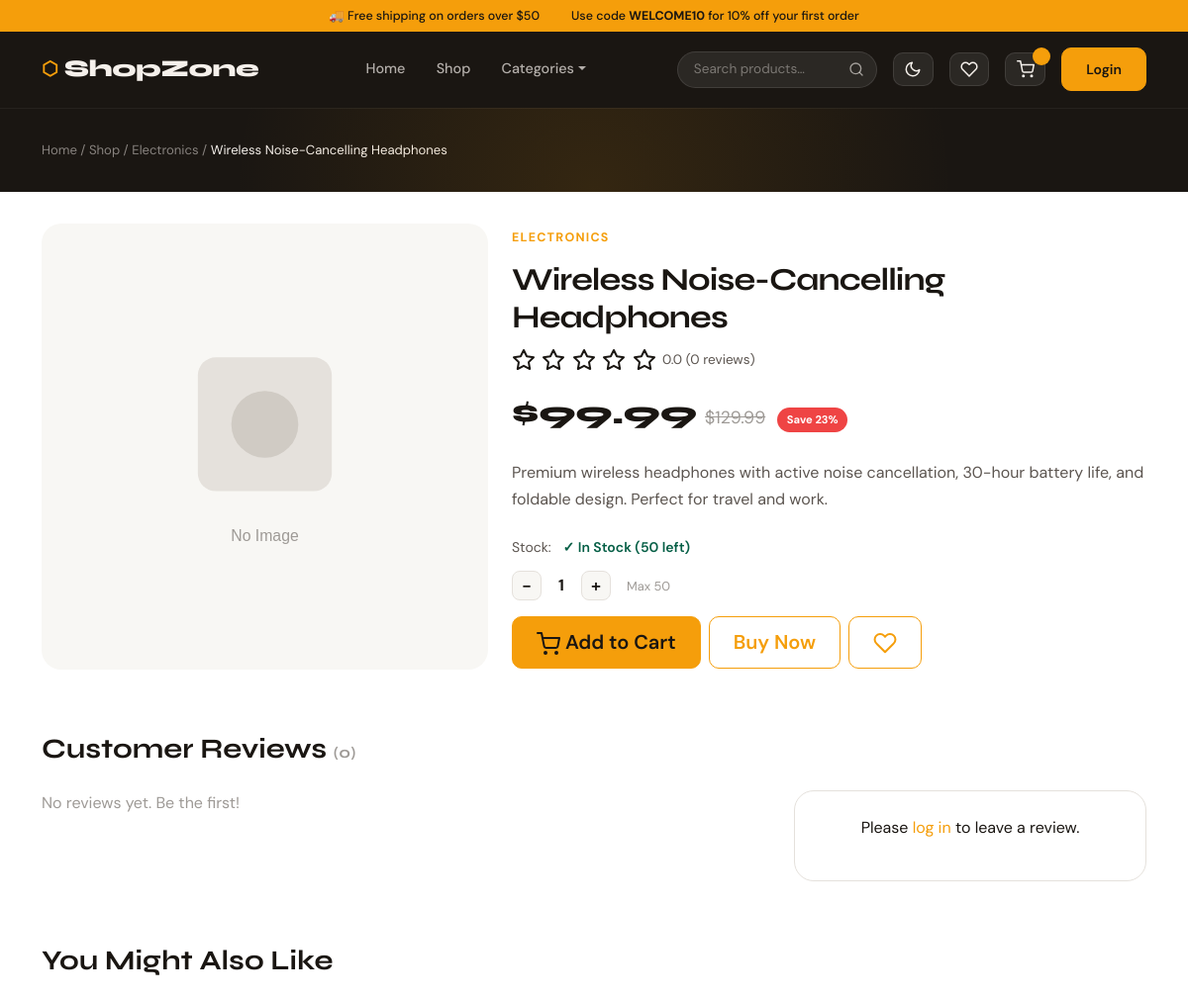
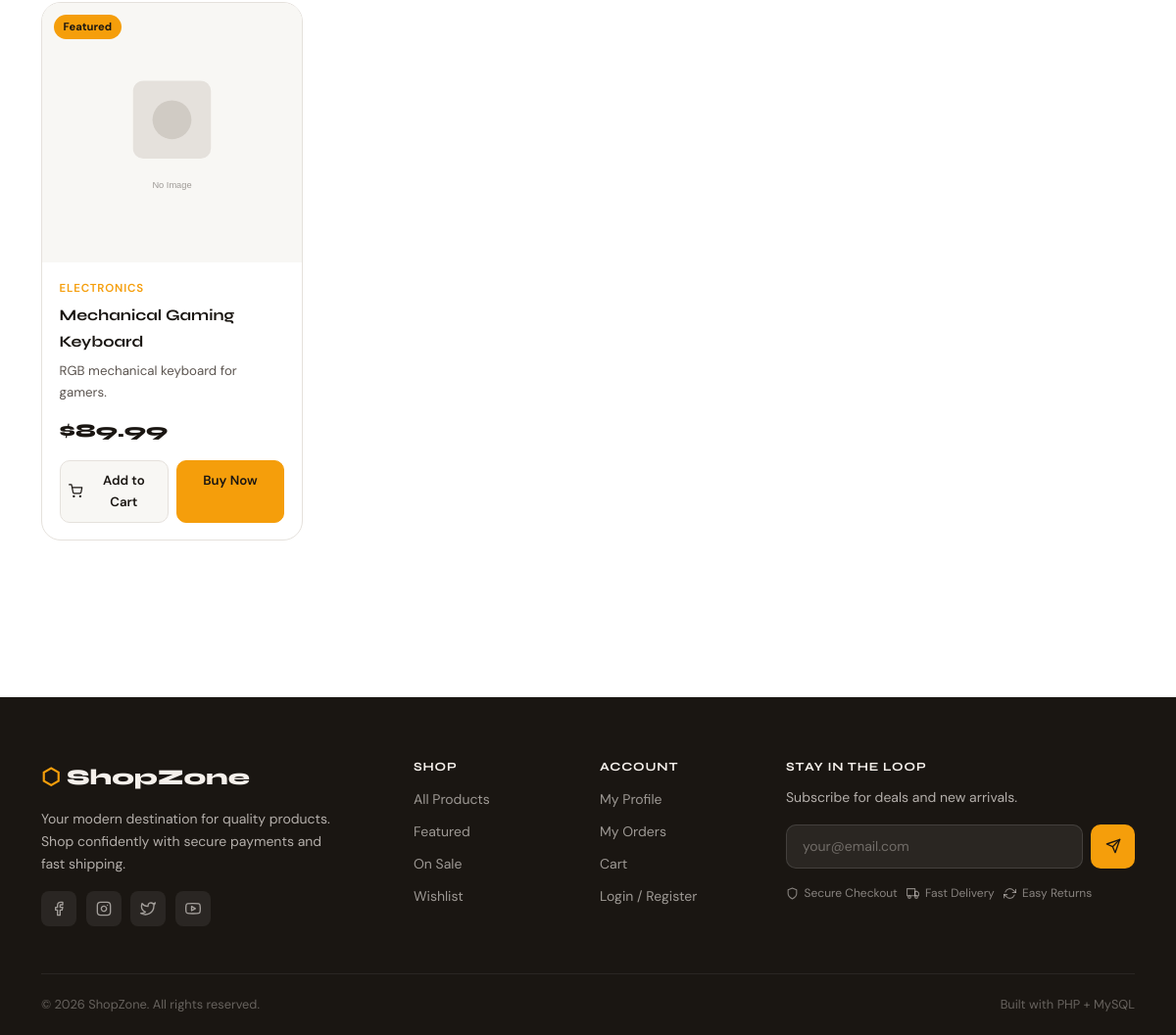
The app's page /pages/product.php?id=1 with its own data (2 pictures, top to bottom).
### tables this page shows
CREATE TABLE IF NOT EXISTS products (
    id INT AUTO_INCREMENT PRIMARY KEY,
    name VARCHAR(200) NOT NULL,
    slug VARCHAR(200) UNIQUE NOT NULL,
    price DECIMAL(10,2) NOT NULL,
    sale_price DECIMAL(10,2) DEFAULT NULL,
    description TEXT,
    short_description VARCHAR(500),
    image VARCHAR(255) DEFAULT NULL,
    gallery TEXT DEFAULT NULL,
    category_id INT,
    stock INT DEFAULT 0,
    promo_code VARCHAR(50) DEFAULT NULL,
    discount_percent INT DEFAULT 0,
    featured TINYINT(1) DEFAULT 0,
    created_at TIMESTAMP DEFAULT CURRENT_TIMESTAMP,
    FOREIGN KEY (category_id) REFERENCES categories(id) ON DELETE SET NULL
);

CREATE TABLE IF NOT EXISTS categories (
    id INT AUTO_INCREMENT PRIMARY KEY,
    name VARCHAR(100) NOT NULL,
    slug VARCHAR(100) UNIQUE NOT NULL,
    icon VARCHAR(50) DEFAULT 'tag',
    created_at TIMESTAMP DEFAULT CURRENT_TIMESTAMP
);

### pages/product.php (the view, shortened to what this page needs)
<?php
require_once __DIR__ . '/../includes/header.php';
$db = getDB();
$id = (int)($_GET['id'] ?? 0);
$stmt = $db->prepare("
    SELECT p.*, c.name as cat_name
    FROM products p
    LEFT JOIN categories c ON c.id = p.category_id
    WHERE p.id = ?
");
$stmt->execute([$id]);
$p = $stmt->fetch();
$reviews = $db->prepare("
    SELECT r.*, u.name as user_name
    FROM reviews r
    JOIN users u ON u.id = r.user_id
    WHERE r.product_id = ?
    ORDER BY r.created_at DESC
");
$reviews->execute([$id]);
$reviews = $reviews->fetchAll();
$avgRating = count($reviews) ? array_sum(array_column($reviews, 'rating')) / count($reviews) : 0;
$related = $db->prepare("
    SELECT p.*, c.name as cat_name,
           COALESCE(AVG(r.rating),0) as avg_rating,
           COUNT(r.id) as review_count
    FROM products p
    LEFT JOIN categories c ON c.id = p.category_id
    LEFT JOIN reviews r ON r.product_id = p.id
    WHERE p.category_id = ? AND p.id != ?
    GROUP BY p.id LIMIT 4
");
$related->execute([$p['category_id'], $id]);
$related = $related->fetchAll();
$hasSale = !empty($p['sale_price']) && $p['sale_price'] < $p['price'];
$displayPrice = $hasSale ? $p['sale_price'] : $p['price'];
$discount = $hasSale ? round((1 - $p['sale_price'] / $p['price']) * 100) : 0;
?>
<div class="page-header" style="text-align:left;padding:2rem 0">
  <div class="container">
    <nav style="font-size:.82rem;color:rgba(245,240,235,.5)">
      <a href="<?= SITE_URL ?>" style="color:rgba(245,240,235,.5)">Home</a> /
      <a href="<?= SITE_URL ?>/pages/shop.php" style="color:rgba(245,240,235,.5)">Shop</a> /
      <?php if ($p['cat_name']): ?>
      <a href="<?= SITE_URL ?>/pages/shop.php?category=<?= $p['category_id'] ?>" style="color:rgba(245,240,235,.5)"><?= sanitize($p['cat_name']) ?></a> /
      <?php endif; ?>
      <span style="color:#F5F0EB"><?= sanitize($p['name']) ?></span>
    </nav>
  </div>
</div>
<section class="section" style="padding-top:2rem">
  <div class="container">
    <div class="row gy-4">
      <div class="col-lg-5">
        <div class="product-gallery-main">
          <img src="<?= getProductImage($p['image'] ?? '') ?>" alt="<?= sanitize($p['name']) ?>" id="mainProductImg">
        </div>
      </div>
      <div class="col-lg-7">
        <?php if ($p['cat_name']): ?>
        <span class="section-eyebrow"><?= sanitize($p['cat_name']) ?></span>
        <?php endif; ?>
        <h1 style="font-size:2rem;margin:.3rem 0 .75rem;letter-spacing:-.03em"><?= sanitize($p['name']) ?></h1>
        <div class="product-rating" style="margin-bottom:1rem">
          <?= getStarRating($avgRating) ?>
          <span style="font-size:.85rem;color:var(--text-2)"><?= number_format($avgRating,1) ?> (<?= count($reviews) ?> reviews)</span>
        </div>
        <div class="product-price" style="margin-bottom:1.25rem">
          <span class="price-current" style="font-size:2rem"><?= formatPrice($displayPrice) ?></span>
          <?php if ($hasSale): ?>
          <span class="price-original" style="font-size:1.1rem"><?= formatPrice($p['price']) ?></span>
          <span class="badge-sale ms-1">Save <?= $discount ?>%</span>
          <?php endif; ?>
        </div>
        <p style="color:var(--text-2);margin-bottom:1.5rem"><?= nl2br(sanitize($p['description'])) ?></p>
        <div style="display:flex;align-items:center;gap:.75rem;margin-bottom:.75rem;font-size:.875rem">
          <span style="color:var(--text-2)">Stock:</span>
          <?php if ($p['stock'] > 0): ?>
          <span style="color:#065F46;font-weight:600">✓ In Stock (<?= $p['stock'] ?> left)</span>
          <?php else: ?>
          <span style="color:#991B1B;font-weight:600">✗ Out of Stock</span>
          <?php endif; ?>
        </div>
        <?php if ($p['stock'] > 0): ?>
        <div class="d-flex align-items-center gap-3 mb-3">
          <div class="qty-control">
            <button class="qty-btn" id="decPdp">−</button>
            <span class="qty-num" id="pdpQty">1</span>
            <button class="qty-btn" id="incPdp">+</button>
          </div>
          <span style="font-size:.8rem;color:var(--text-3)">Max <?= $p['stock'] ?></span>
        </div>
        <div class="d-flex gap-2 flex-wrap">
          <button class="btn btn-primary btn-lg" data-add-cart="<?= $p['id'] ?>" id="pdpAddCart">
            <i data-feather="shopping-cart"></i> Add to Cart
          </button>
          <a href="<?= SITE_URL ?>/pages/checkout.php?buy_now=<?= $p['id'] ?>" class="btn btn-outline-primary btn-lg">Buy Now</a>
          <button class="btn btn-outline-primary" data-toggle-wish="<?= $p['id'] ?>" title="Wishlist">
            <i data-feather="heart"></i>
          </button>
        </div>
        <?php else: ?>
        <button class="btn btn-secondary btn-lg" disabled>Out of Stock</button>
        <?php endif; ?>
      </div>
    </div>
    <div id="reviews" style="margin-top:4rem">
      <h3 style="margin-bottom:1.5rem">Customer Reviews <span style="font-size:1rem;color:var(--text-3)">(<?= count($reviews) ?>)</span></h3>
      <div class="row gy-3">
        <div class="col-lg-8">
          <?php if (empty($reviews)): ?>
          <p style="color:var(--text-3)">No reviews yet. Be the first!</p>
          <?php endif; ?>
        </div>
        <div class="col-lg-4">
          <?php if (isLoggedIn()): ?>
          <div class="summary-card">
            <h5 style="margin-bottom:1rem">Leave a Review</h5>
            <form method="POST">
              <div class="mb-3">
                <label class="form-label">Rating</label>
                <div style="display:flex;gap:.3rem" id="starPicker">
                  <?php for ($i=1;$i<=5;$i++): ?>
                  <label style="cursor:pointer;color:var(--border);font-size:1.6rem" class="star-label">
                    <input type="radio" name="rating" value="<?= $i ?>" style="display:none" required>★
                  </label>
                  <?php endfor; ?>
                </div>
              </div>
              <div class="mb-3">
                <label class="form-label">Comment</label>
                <textarea class="form-control" name="comment" rows="4" required placeholder="Share your thoughts…"></textarea>
              </div>
              <button type="submit" name="submit_review" class="btn btn-primary w-100">Submit Review</button>
            </form>
          </div>
          <?php else: ?>
          <div class="summary-card text-center">
            <p>Please <a href="<?= SITE_URL ?>/pages/login.php">log in</a> to leave a review.</p>
          </div>
          <?php endif; ?>
        </div>
      </div>
    </div>
    <?php if (!empty($related)): ?>
    <div style="margin-top:4rem">
      <h3 style="margin-bottom:1.5rem">You Might Also Like</h3>
      <div class="row g-3">
        <?php foreach ($related as $p): ?>
        <div class="col-sm-6 col-lg-3">
          <?php include __DIR__ . '/../includes/product_card.php'; ?>
        </div>
        <?php endforeach; ?>
      </div>
    </div>
    <?php endif; ?>
  </div>
</section>
<?php require_once __DIR__ . '/../includes/footer.php'; ?>

### includes/product_card.php (shortened to what this page needs)
<?php
$hasSale = !empty($p['sale_price']) && $p['sale_price'] < $p['price'];
$displayPrice = $hasSale ? $p['sale_price'] : $p['price'];
?>
<div class="product-card">
  <div class="product-card-img">
    <a href="<?= SITE_URL ?>/pages/product.php?id=<?= $p['id'] ?>">
      <img src="<?= getProductImage($p['image'] ?? '') ?>" alt="<?= sanitize($p['name']) ?>" loading="lazy">
    </a>
    <div class="product-card-badges">
      <?php if (!empty($p['featured'])): ?><span class="badge-new">Featured</span><?php endif; ?>
    </div>
  </div>
  <div class="product-card-body">
    <?php if (!empty($p['cat_name'])): ?>
    <div class="product-cat"><?= sanitize($p['cat_name']) ?></div>
    <?php endif; ?>
    <a href="<?= SITE_URL ?>/pages/product.php?id=<?= $p['id'] ?>" style="text-decoration:none;color:inherit">
      <div class="product-name"><?= sanitize($p['name']) ?></div>
    </a>
    <?php if (!empty($p['short_description'])): ?>
    <div class="product-desc"><?= sanitize($p['short_description']) ?></div>
    <?php endif; ?>
    <div class="product-price">
      <span class="price-current"><?= formatPrice($displayPrice) ?></span>
    </div>
    <div class="product-card-footer">
      <button class="btn-cart" data-add-cart="<?= $p['id'] ?>">
        <i data-feather="shopping-cart"></i> Add to Cart
      </button>
      <a href="<?= SITE_URL ?>/pages/checkout.php?buy_now=<?= $p['id'] ?>" class="btn-buy">Buy Now</a>
    </div>
  </div>
</div>

### records on screen
products: category.name "Electronics", name "Wireless Noise-Cancelling Headphones", category.name "ELECTRONICS", formatPrice($displayPrice) "$99.99", price "$129.99", discount "23", description "Premium wireless headphones with active noise cancellation, 30-hour battery life, and foldable design. Perfect for travel and work.", stock "50"
products: featured "Featured", category.name "ELECTRONICS", name "Mechanical Gaming Keyboard", short_description "RGB mechanical keyboard for gamers.", formatPrice($displayPrice) "$89.99"

### other values on screen
SITE_NAME "ShopZone"
$avgRating "0.0"
count($reviews) "0"
